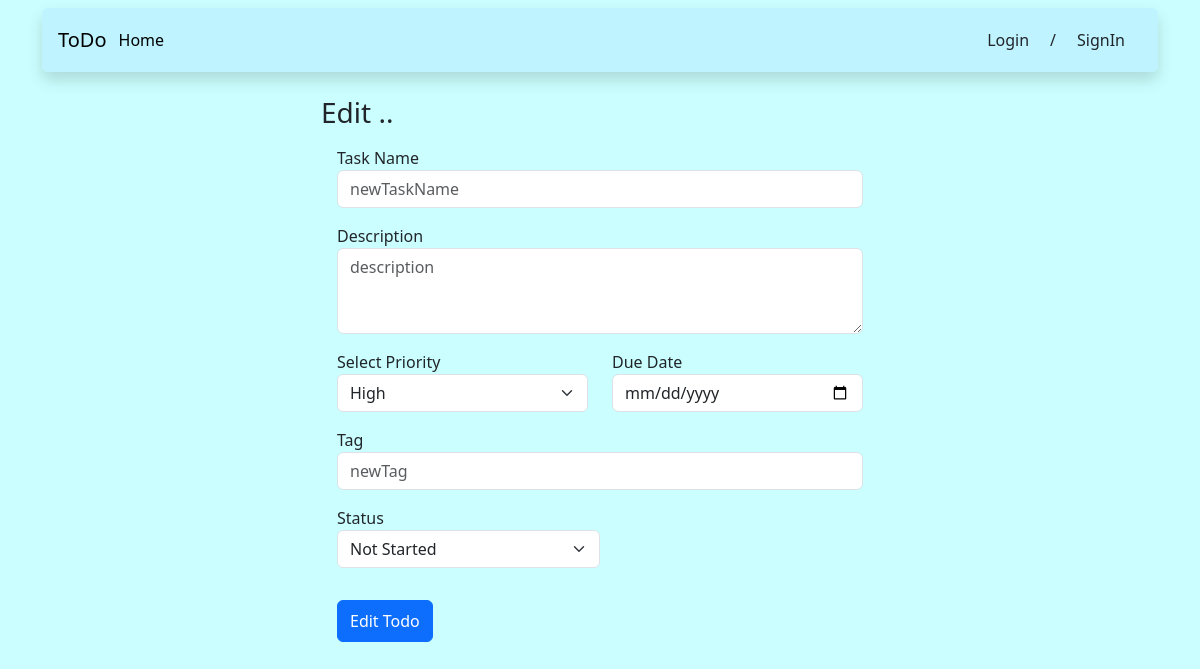
The page /editTodo/3 on the database as committed earlier.
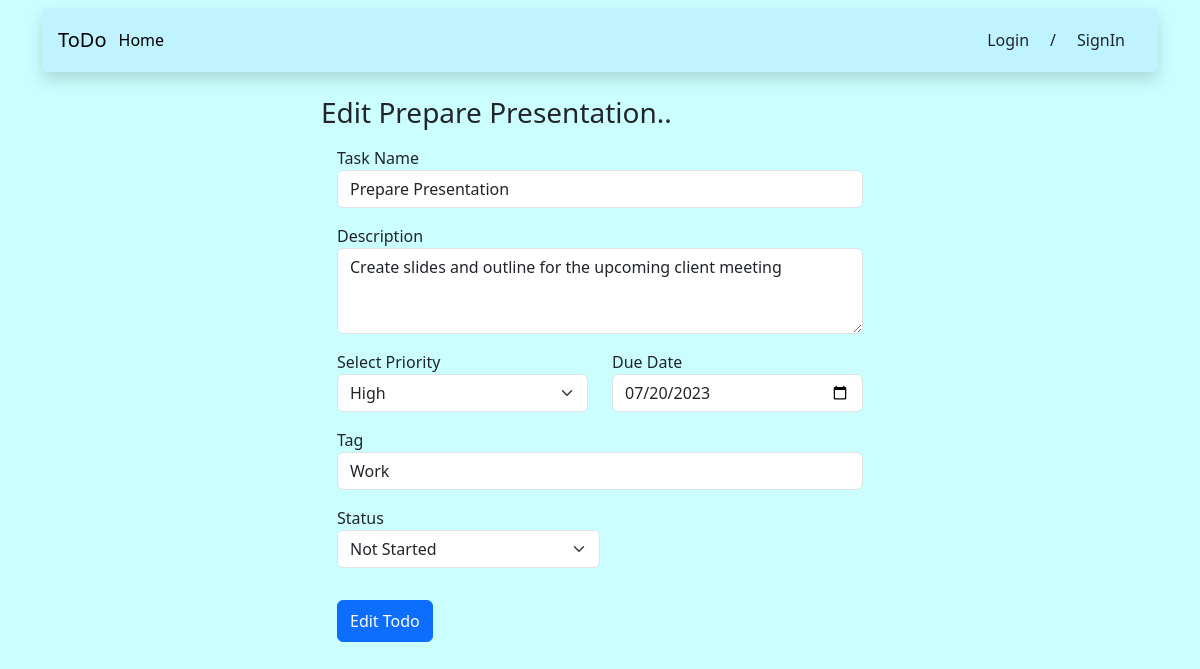
The same page on the database as committed later.
### home/models.py (models this page shows, shortened)
class Todo(models.Model):
    sno = models.AutoField(primary_key=True)
    user = models.ForeignKey(User,on_delete=models.CASCADE,default='')
    task_name = models.CharField(max_length=50)
    description = models.TextField()
    priority = models.CharField(max_length=6)
    dueDate = models.DateField(auto_now=False, auto_now_add=False)
    tag = models.CharField(max_length=50)
    status = models.CharField(max_length=15)

### home/views.py (the view, shortened to what this page needs)
# urls.py: path('editTodo/<int:id>',views.editTodo,name='EditTodo'),
def editTodo(request,id):
    currDetails = Todo.objects.filter(sno=id).first()
    return render(request,'home/editTodo.html',{'currDetails':currDetails})

### templates/home/editTodo.html (shortened to what this page needs)
{% extends 'basic.html' %}
{% block body %}
<div class="container">
    <div class='d-flex justify-content-center py-4 '>
        <form action='/editTodo/{{currDetails.sno}}' method='post' class='col-12 col-sm-10 col-md-6'> {% csrf_token %}
            <h1 class="h3 mb-3 fw-normal">Edit {{currDetails.task_name}}..</h1>
            <div class="m-3">
                <label for="newTaskName">Task Name</label>
                <input type="text" class="form-control" id="newTaskName" name='newTaskName' placeholder="newTaskName" value='{{currDetails.task_name}}'>
            </div>
            <div class="m-3">
                <label for="newDescription">Description</label>
                <textarea type="text" class="form-control" id="newDescription" name="newDescription" placeholder="description"
                    rows='3'>{{currDetails.description}}</textarea>
            </div>
            <div class='mt-3 ps-3 pe-3 row'>
                <div class='col-sm'>
                    <label for="newPriority">Select Priority</label>
                    <select class="form-select" id='newPriority' name='newPriority' aria-label="Default select example" value='{{currDetails.priority}}'>
                        <option {% if currDetails.priority == 'High' %} selected {% endif %} value="High">High</option>
                    </select>
                </div>
                <div class="col-sm">
                    <label for="newLastdate">Due Date</label>
                    <input type="date" class="form-control" id="newLastdate" name="newLastdate" placeholder="newLastdate" value='{{currDetails.dueDate|date:'Y-m-d'}}'>
                </div>
            </div>
            <div class="m-3">
                <label for="newTag">Tag</label>
                <input type="text" class="form-control" id="newTag" name='newTag'
                    placeholder="newTag" value='{{currDetails.tag}}'>
            </div>
            <div class="m-3">
                <label for="newStatus">Status</label>
                <select class="form-select col-6 w-50" id='newStatus' name='newStatus' aria-label="Default select example">
                    <option {% if currDetails.status == 'Not Started' %} selected {% endif %} value="Not Started">Not Started</option>
                </select>
            </div>
            <button class="btn btn-primary w-auto py-2 m-3" type="submit">Edit Todo</button>
        </form>
    </div>
</div>
{% endblock body %}

### templates/basic.html (shortened to what this page needs)
{% load static %}
<!doctype html>
<html lang="en">
  <head>
    <link href="https://cdn.jsdelivr.net/npm/bootstrap@5.3.0/dist/css/bootstrap.min.css" rel="stylesheet">
    <link rel="stylesheet"  type="text/css" href="{% block linkCss %}{% endblock linkCss %}">
    <link rel="stylesheet" href="/static/basic.css">
  </head>
  <body>
    <div class='container sticky-top'>
      <nav class="navbar navbar-expand-lg rounded sticky-top shadow mt-2" style="background-color: #baeeffb3;">
          <div class="container-fluid">
            <a class="navbar-brand m-1" href="/">ToDo</a>
            <div class="collapse navbar-collapse" id="navbarSupportedContent">
              <ul class="navbar-nav me-auto mb-2 mb-lg-0">
                <li class="nav-item">
                  <a class="nav-link active" aria-current="page" href="/">Home</a>
                </li>
              </ul>
              {% if user.is_authenticated  %}
                <form action='/search/' method='get' class="d-flex justify-content-center" role="search">
                  <input class="form-control me-2" type="search" name='search' id='search' placeholder="Search" aria-label="Search">
                  <button class="btn btn-outline-success" type="submit">Search</button>
                </form>
                <div class="dropdown">
                  <button class="btn dropdown-toggle" type="button" data-bs-toggle="dropdown" aria-expanded="false">
                    {{user.username}}
                  </button>
                  <ul class="dropdown-menu">
                    <li><a class="dropdown-item" href="/logout/">logout</a></li>
                  </ul>
                </div>
              {% else %}
                <a href='/login' class="btn mx-2">Login</a><span>/</span>
                <a href='/signin' class="btn mx-2">SignIn</a>
              {% endif %}
            </div>
          </div>
        </nav>
    </div>
    {% block body %}
    {% endblock body %}
</body>
</html>

### static/basic.css (style rules this page uses)
body { background-color: rgb(203, 255, 255); }

Rows that differ between the two databases and show on the page:
added Todo: task_name "Prepare Presentation", newTaskName "Prepare Presentation", newDescription "Create slides and outline for the upcoming client meeting", newPriority "High", newLastdate "07/20/2023", newTag "Work", newStatus "Not Started"
Other text that changed with them:
form field newPriority: "High" → (not shown)
form field newStatus: "Not Started" → (not shown)
